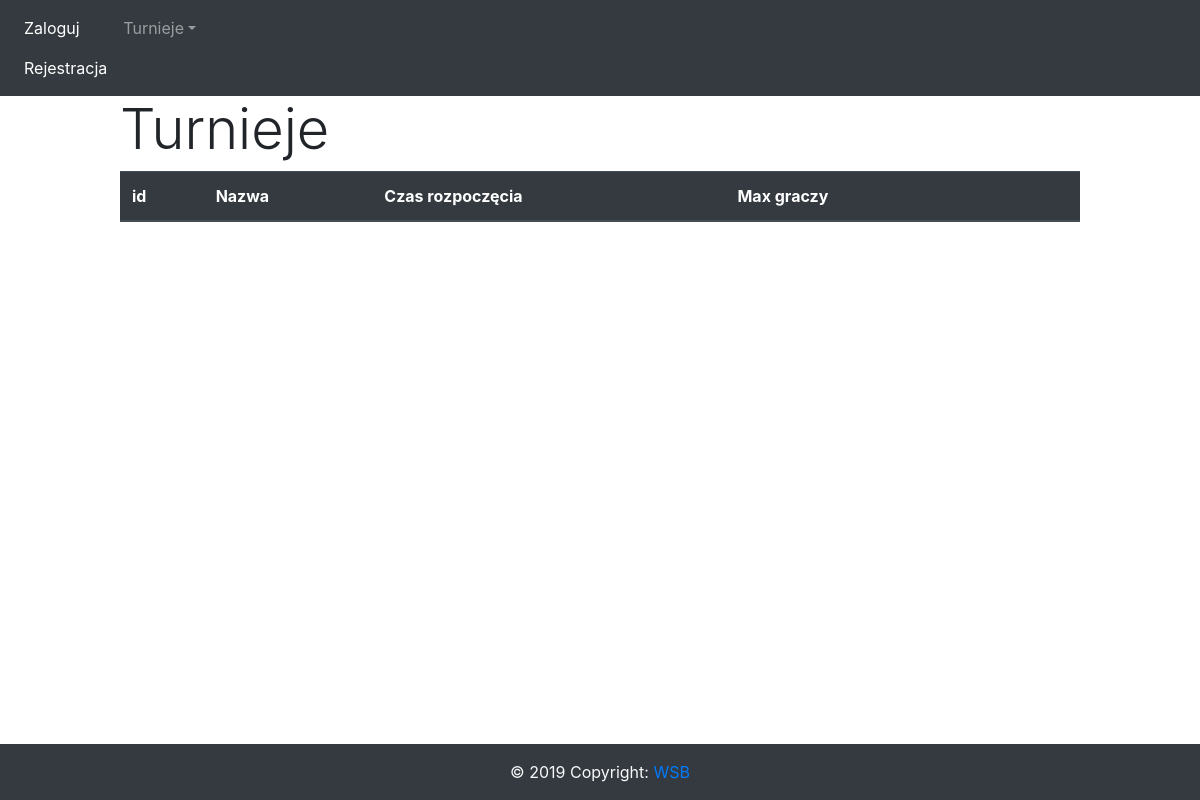
/turniej_app/lista_turniejow, run on an earlier commit of the app's database.
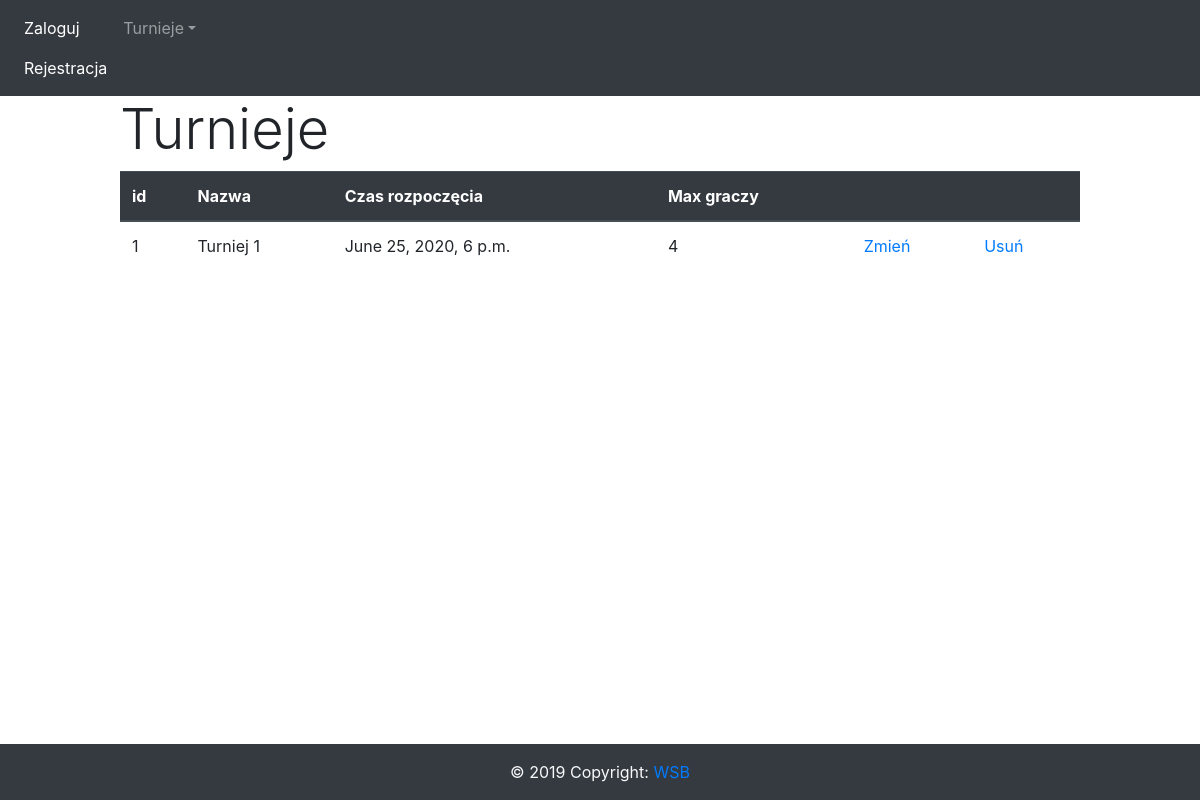
And on a later commit of the database.
### turniej_app/models/turnieje_model.py (models this page shows, shortened)
class Turnieje(models.Model):
    id = models.AutoField(primary_key=True)
    nazwa = models.CharField(max_length=50)
    czas_rozpoczecia = models.DateTimeField()
    max_graczy = models.IntegerField()

### turniej_app/views/turniejes_view.py (the view)
# urls.py: path('lista_turniejow', ListaTurniejowView.as_view(), name='lista_turniejow'),
class ListaTurniejowView(ListView):
    model = Turnieje

### turniej_app/templates/turniej_app/turnieje_list.html
{% extends 'turniej_app/scheleton.html' %}
{% block content %}
    <h3 class="display-4">Turnieje</h3>
    <table class="table">
        <thead class="thead-dark">
            <tr>
                <th>id</th>
                <th>Nazwa</th>
                <th>Czas rozpoczęcia</th>
                <th>Max graczy</th>
                <th></th>
                <th></th>
            </tr>
        </thead>
        <tbody>
            {% for pos in object_list %}
                <tr>
                    <td>{{pos.id}}</td>
                    <td>{{pos.nazwa}}</td>
                    <td>{{pos.czas_rozpoczecia}}</td>
                    <td>{{pos.max_graczy}}</td>
                    <td><a href="{%url 'update_turniej' pos.id%}">Zmień</a>
                    <td><a href="{%url 'delete_turniej' pos.id%}" >Usuń</a>
                </tr>
            {% endfor %}
        </tbody>
    </table>
{% endblock %}

What changed in the data, as far as the page shows it:
added Turnieje: id "1", nazwa "Turniej 1", czas_rozpoczecia "June 25, 2020, 6 p.m.", max_graczy "4"
